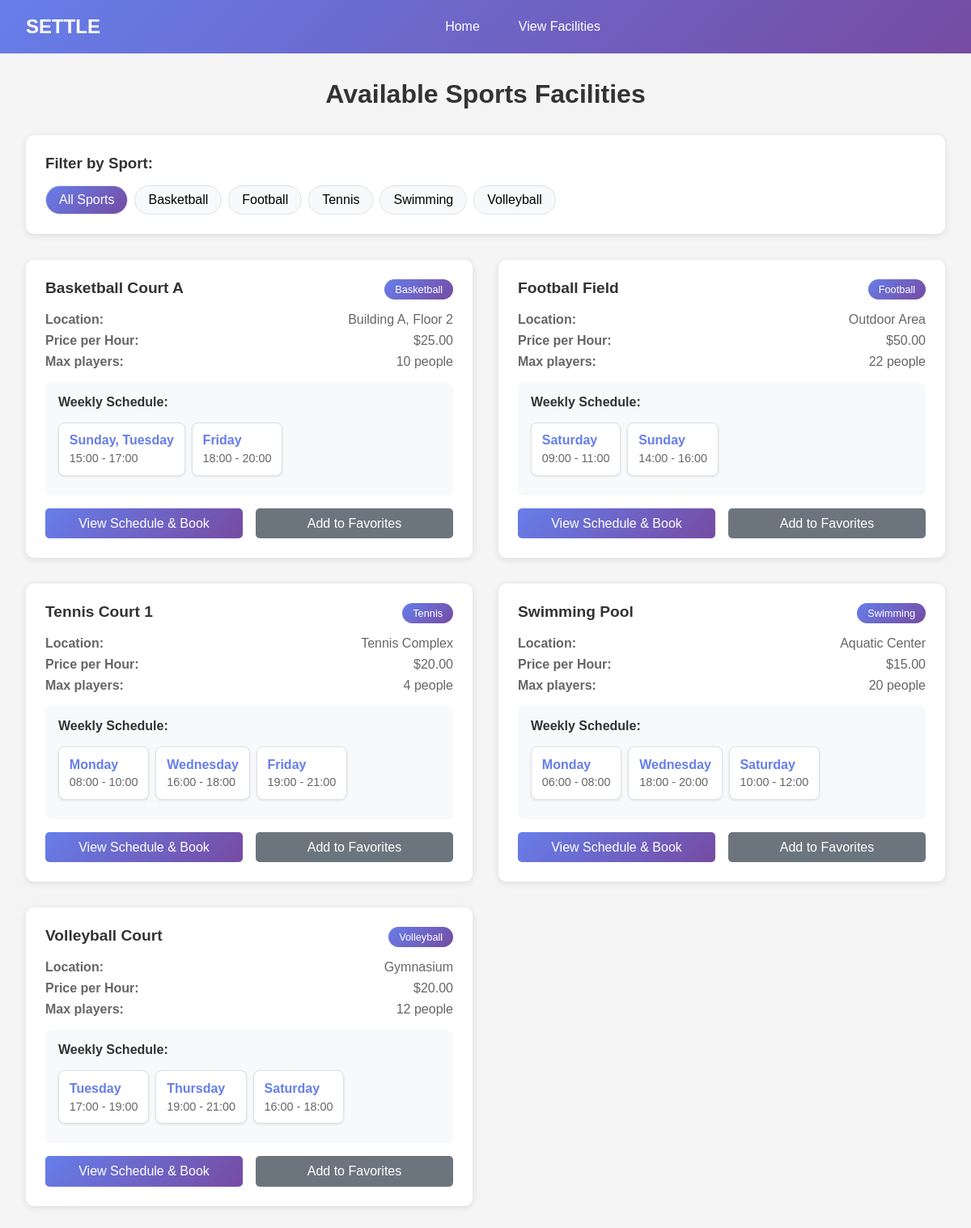
Page /view-facilities on the committed database.
### models.py (models this page shows, shortened)
class Sport(db.Model):
    id = db.Column(db.Integer, primary_key=True, autoincrement=True)
    name = db.Column(db.String(100), unique=True, nullable=False)
    max_players = db.Column(db.Integer, default=10)
    default_slot_minutes = db.Column(db.Integer, default=60)

class Facility(db.Model):
    id = db.Column(db.Integer, primary_key=True, autoincrement=True)
    name = db.Column(db.String(120), nullable=False)
    location = db.Column(db.String(255))
    sport_id = db.Column(db.Integer, db.ForeignKey("sport.id"), nullable=False)
    price_per_hour = db.Column(db.Float, nullable=False, default=0.0)
    max_capacity = db.Column(db.Integer, default=100)
    is_active = db.Column(db.Boolean, default=True)
    schedules = db.relationship("Schedule", backref="facility", lazy=True)
    sport = db.relationship("Sport", backref="facilities")

### routes.py (the view)
@routes.route("/view-facilities")
def view_facility():
    sports = models.Sport.query.all()
    facilities = models.Facility.query.filter_by(is_active=True).all()
    return render_template("view_facilities.html",
                         sports=sports,
                         facilities=facilities)

### models.py (called while the page is built)
    def get_day_name(self):
        day_names = {
            DayOfWeek.SUNDAY: "Sunday",
            DayOfWeek.MONDAY: "Monday",
            DayOfWeek.TUESDAY: "Tuesday",
            DayOfWeek.WEDNESDAY: "Wednesday",
            DayOfWeek.THURSDAY: "Thursday",
            DayOfWeek.FRIDAY: "Friday",
            DayOfWeek.SATURDAY: "Saturday"
        }
        return day_names[self.day_of_week]

### templates/view_facilities.html (shortened to what this page needs)
<!DOCTYPE html>
<html lang="en">
<head>
</head>
<body>
    <div class="header">
        <div class="logo">SETTLE</div>
        <div class="nav-links">
            <a href="{{ url_for('home') }}" class="nav-link">Home</a>
            <a href="{{ url_for('routes.view_facility') }}" class="nav-link">View Facilities</a>
        </div>
    </div>
    <div class="container">
        <h1 class="page-title">Available Sports Facilities</h1>
        <div class="filter-section">
            <h3 class="filter-title">Filter by Sport:</h3>
            <div class="sport-filters">
                <div class="sport-filter active" data-sport="all">All Sports</div>
                {% for sport in sports %}
                    <div class="sport-filter" data-sport="{{ sport.id }}">{{ sport.name }}</div>
                {% endfor %}
            </div>
        </div>
        <div class="facilities-grid">
            {% if facilities %}
                {% for facility in facilities %}
                    <div class="facility-card" data-sport-id="{{ facility.sport_id }}">
                        <div class="facility-header">
                            <div class="facility-name">{{ facility.name }}</div>
                            <div class="sport-tag">{{ facility.sport.name }}</div>
                        </div>
                        <div class="facility-info">
                            <div class="info-item">
                                <span><strong>Location:</strong></span>
                                <span>{{ facility.location or 'Not specified' }}</span>
                            </div>
                            <div class="info-item">
                                <span><strong>Price per Hour:</strong></span>
                                <span>${{ "%.2f"|format(facility.price_per_hour) }}</span>
                            </div>
                            <div class="info-item">
                                <span><strong>Max players:</strong></span>
                                <span>{{ facility.sport.max_players }} people</span>
                            </div>
                        </div>
                        <div class="schedule-section">
                            <div class="schedule-title">Weekly Schedule:</div>
                            <div class="schedule-slots">
                                {% if facility.schedules %}
                                    {% set schedule_groups = {} %}
                                    {% for schedule in facility.schedules %}
                                        {% set time_slot = schedule.start_time.strftime('%H:%M') + ' - ' + schedule.end_time.strftime('%H:%M') %}
                                    {% endfor %}
                                    {% for time_slot, days in schedule_groups.items() %}
                                        <div class="schedule-item">
                                            <div class="schedule-days">{{ days | join(', ') }}</div>
                                            <div class="schedule-time">{{ time_slot }}</div>
                                        </div>
                                    {% endfor %}
                                {% else %}
                                    <div class="no-schedule">No fixed schedule available</div>
                                {% endif %}
                            </div>
                        </div>
                        <div class="facility-actions">
                            <a href="{{ url_for('routes.booking', facility_id=facility.id) }}" class="btn btn-primary">View Schedule & Book</a>
                            <a href="#" class="btn btn-secondary">Add to Favorites</a>
                        </div>
                    </div>
                {% endfor %}
            {% else %}
                <div class="no-facilities">
                    <h3>No facilities available</h3>
                    <p>Please check back later or contact admin to add facilities.</p>
                </div>
            {% endif %}
        </div>
    </div>
</body>
</html>

### templates/view_facilities.html (style rules this page uses)
* { margin: 0; padding: 0; box-sizing: border-box; }
body { font-family: Arial, sans-serif; background: #f5f5f5; }
.header { background: linear-gradient(135deg, #667eea 0%, #764ba2 100%); color: white; padding: 1rem 2rem; display: flex; justify-content: space-between; align-items: center; }
.logo { font-size: 1.5rem; font-weight: bold; }
.nav-links { display: flex; gap: 1rem; align-items: center; }
.nav-link { color: white; text-decoration: none; padding: 0.5rem 1rem; border-radius: 5px; transition: background 0.3s; }
.container { max-width: 1200px; margin: 2rem auto; padding: 0 2rem; }
.page-title { text-align: center; color: #333; margin-bottom: 2rem; font-size: 2rem; }
.filter-section { background: white; padding: 1.5rem; border-radius: 10px; margin-bottom: 2rem; box-shadow: 0 2px 10px rgba(0, 0, 0, 0.1); }
.filter-title { margin-bottom: 1rem; color: #333; }
.sport-filters { display: flex; flex-wrap: wrap; gap: 0.5rem; }
.sport-filter { padding: 0.5rem 1rem; background: #f8f9fa; border: 1px solid #dee2e6; border-radius: 20px; cursor: pointer; transition: all 0.3s; }
.sport-filter:hover, .sport-filter.active { background: linear-gradient(135deg, #667eea 0%, #764ba2 100%); color: white; }
.facilities-grid { display: grid; grid-template-columns: repeat(auto-fill, minmax(400px, 1fr)); gap: 2rem; }
.facility-card { background: white; border-radius: 10px; padding: 1.5rem; box-shadow: 0 2px 10px rgba(0, 0, 0, 0.1); transition: transform 0.3s, box-shadow 0.3s; }
.facility-header { display: flex; justify-content: space-between; align-items: start; margin-bottom: 1rem; }
.facility-name { font-size: 1.2rem; font-weight: bold; color: #333; }
.sport-tag { background: linear-gradient(135deg, #667eea 0%, #764ba2 100%); color: white; padding: 0.3rem 0.8rem; border-radius: 15px; font-size: 0.8rem; }
.facility-info { margin-bottom: 1rem; }
.info-item { display: flex; justify-content: space-between; margin: 0.5rem 0; color: #666; }
.schedule-section { margin: 1rem 0; padding: 1rem; background: #f8f9fa; border-radius: 8px; }
.schedule-title { font-weight: bold; margin-bottom: 0.5rem; color: #333; }
.schedule-slots { display: flex; flex-wrap: wrap; gap: 0.5rem; }
.facility-actions { display: flex; gap: 1rem; margin-top: 1rem; }
.btn { padding: 0.6rem 1.2rem; border: none; border-radius: 5px; text-decoration: none; cursor: pointer; transition: transform 0.2s; text-align: center; flex: 1; }
.btn-primary { background: linear-gradient(135deg, #667eea 0%, #764ba2 100%); color: white; }
.btn-secondary { background: #6c757d; color: white; }
.schedule-item { background: white; padding: 0.8rem; margin: 0.5rem 0; border-radius: 8px; border: 1px solid #dee2e6; box-shadow: 0 1px 3px rgba(0, 0, 0, 0.1); }
.schedule-days { font-weight: bold; color: #667eea; margin-bottom: 0.3rem; }
.schedule-time { color: #666; font-size: 0.9rem; }

### rows in the picture
Sport: name "Basketball"
Sport: name "Football"
Sport: name "Tennis"
Sport: name "Swimming"
Sport: name "Volleyball"
Facility: name "Basketball Court A", sport.name "Basketball", location "Building A, Floor 2", price_per_hour "25.00", sport.max_players "10", days "Sunday, Tuesday" "Friday", schedule_groups "15:00 - 17:00" "18:00 - 20:00"
Facility: name "Football Field", sport.name "Football", location "Outdoor Area", price_per_hour "50.00", sport.max_players "22", days "Saturday" "Sunday", schedule_groups "09:00 - 11:00" "14:00 - 16:00"
Facility: name "Tennis Court 1", sport.name "Tennis", location "Tennis Complex", price_per_hour "20.00", sport.max_players "4", days "Monday" "Wednesday" "Friday", schedule_groups "08:00 - 10:00" "16:00 - 18:00" "19:00 - 21:00"
Facility: name "Swimming Pool", sport.name "Swimming", location "Aquatic Center", price_per_hour "15.00", sport.max_players "20", days "Monday" "Wednesday" "Saturday", schedule_groups "06:00 - 08:00" "18:00 - 20:00" "10:00 - 12:00"
Facility: name "Volleyball Court", sport.name "Volleyball", location "Gymnasium", price_per_hour "20.00", sport.max_players "12", days "Tuesday" "Thursday" "Saturday", schedule_groups "17:00 - 19:00" "19:00 - 21:00" "16:00 - 18:00"
